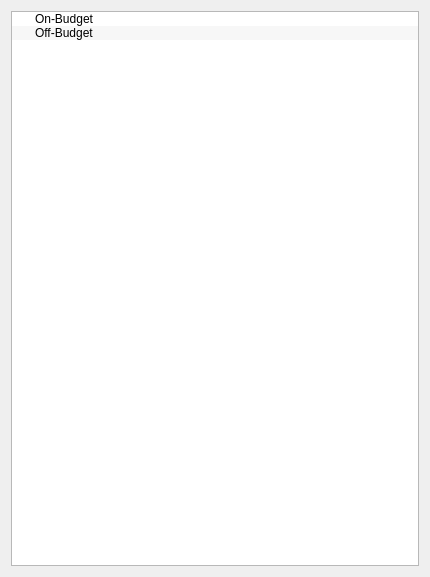
<?xml version="1.0" encoding="UTF-8"?>
<ui version="4.0">
 <class>AccountBalancerUI</class>
 <widget class="QWidget" name="AccountBalancerUI">
  <property name="geometry">
   <rect>
    <x>0</x>
    <y>0</y>
    <width>430</width>
    <height>577</height>
   </rect>
  </property>
  <property name="windowTitle">
   <string>Form</string>
  </property>
  <layout class="QVBoxLayout" name="verticalLayout">
   <item>
    <widget class="QTreeWidget" name="treeWidget">
     <property name="alternatingRowColors">
      <bool>true</bool>
     </property>
     <attribute name="headerVisible">
      <bool>false</bool>
     </attribute>
     <column>
      <property name="text">
       <string>Account</string>
      </property>
     </column>
     <column>
      <property name="text">
       <string>Balance</string>
      </property>
     </column>
     <item>
      <property name="text">
       <string>On-Budget</string>
      </property>
      <property name="text">
       <string/>
      </property>
     </item>
     <item>
      <property name="text">
       <string>Off-Budget</string>
      </property>
      <property name="text">
       <string/>
      </property>
     </item>
    </widget>
   </item>
  </layout>
 </widget>
 <resources/>
 <connections/>
</ui>
